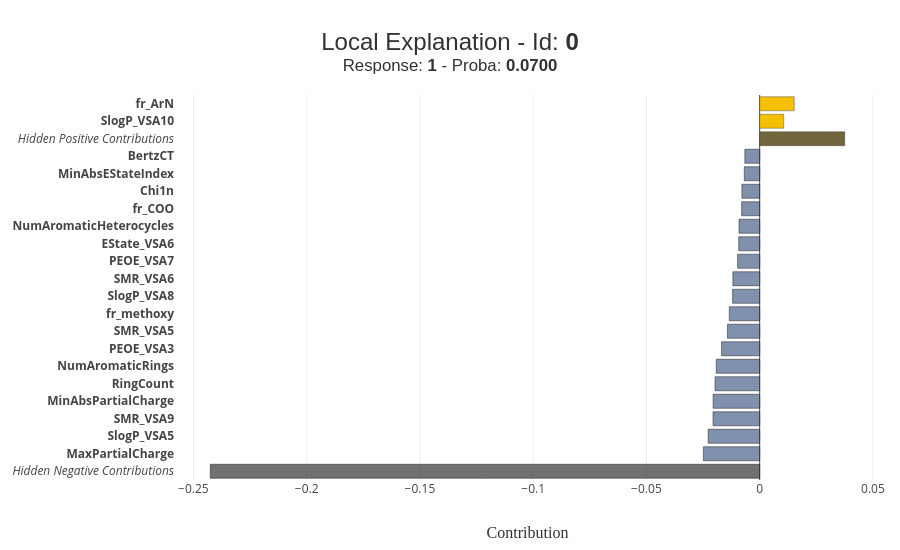

Notebook code for this chart:
### Code cell
xpl.plot.local_plot(index=non_dia_idx)

### Figure 1 — Plotly figure (JSON) as saved in the notebook; plotly's stock layout.template omitted (floating-point values rounded to 4 significant figures)
{"data": [{"customdata": ["<b>Hidden Negative Contributions</b>"], "hovertemplate": "%{customdata}<br />Contribution: %{x:.4f}<extra></extra>", "marker": {"color": "rgba(52, 55, 54, 0.7)", "line": {"color": "rgba(27, 28, 28, 1.0)", "width": 0.5}}, "orientation": "h", "showlegend": false, "type": "bar", "x": [-0.2426], "y": ["<i>Hidden Negative Contributions</i>"]}, {"customdata": ["<b>MaxPartialCharge :</b><br />1.398747505246894"], "hovertemplate": "%{customdata}<br />Contribution: %{x:.4f}<extra></extra>", "marker": {"color": "rgba(74, 99, 138, 0.7)", "line": {"color": "rgba(27, 28, 28, 1.0)", "width": 0.5}}, "orientation": "h", "showlegend": false, "type": "bar", "x": [-0.02485], "y": ["<b>MaxPartialCharge</b>"]}, {"customdata": ["<b>SlogP_VSA5 :</b><br />-1.047197248479018"], "hovertemplate": "%{customdata}<br />Contribution: %{x:.4f}<extra></extra>", "marker": {"color": "rgba(74, 99, 138, 0.7)", "line": {"color": "rgba(27, 28, 28, 1.0)", "width": 0.5}}, "orientation": "h", "showlegend": false, "type": "bar", "x": [-0.02274], "y": ["<b>SlogP_VSA5</b>"]}, {"customdata": ["<b>SMR_VSA9 :</b><br />1.1994388489956387"], "hovertemplate": "%{customdata}<br />Contribution: %{x:.4f}<extra></extra>", "marker": {"color": "rgba(74, 99, 138, 0.7)", "line": {"color": "rgba(27, 28, 28, 1.0)", "width": 0.5}}, "orientation": "h", "showlegend": false, "type": "bar", "x": [-0.0206], "y": ["<b>SMR_VSA9</b>"]}, {"customdata": ["<b>MinAbsPartialCharge :</b><br />1.5514939145202045"], "hovertemplate": "%{customdata}<br />Contribution: %{x:.4f}<extra></extra>", "marker": {"color": "rgba(74, 99, 138, 0.7)", "line": {"color": "rgba(27, 28, 28, 1.0)", "width": 0.5}}, "orientation": "h", "showlegend": false, "type": "bar", "x": [-0.02056], "y": ["<b>MinAbsPartialCharge</b>"]}, {"customdata": ["<b>RingCount :</b><br />0.7002384730621525"], "hovertemplate": "%{customdata}<br />Contribution: %{x:.4f}<extra></extra>", "marker": {"color": "rgba(74, 99, 138, 0.7)", "line": {"color": "rgba(27, 28, 28, 1.0)", "width": 0.5}}, "orientation": "h", "showlegend": false, "type": "bar", "x": [-0.01972], "y": ["<b>RingCount</b>"]}, {"customdata": ["<b>NumAromaticRings :</b><br />2.2719562957285717"], "hovertemplate": "%{customdata}<br />Contribution: %{x:.4f}<extra></extra>", "marker": {"color": "rgba(74, 99, 138, 0.7)", "line": {"color": "rgba(27, 28, 28, 1.0)", "width": 0.5}}, "orientation": "h", "showlegend": false, "type": "bar", "x": [-0.01917], "y": ["<b>NumAromaticRings</b>"]}, {"customdata": ["<b>PEOE_VSA3 :</b><br />4.605038874224762"], "hovertemplate": "%{customdata}<br />Contribution: %{x:.4f}<extra></extra>", "marker": {"color": "rgba(74, 99, 138, 0.7)", "line": {"color": "rgba(27, 28, 28, 1.0)", "width": 0.5}}, "orientation": "h", "showlegend": false, "type": "bar", "x": [-0.01683], "y": ["<b>PEOE_VSA3</b>"]}, {"customdata": ["<b>SMR_VSA5 :</b><br />-0.9911357782355613"], "hovertemplate": "%{customdata}<br />Contribution: %{x:.4f}<extra></extra>", "marker": {"color": "rgba(74, 99, 138, 0.7)", "line": {"color": "rgba(27, 28, 28, 1.0)", "width": 0.5}}, "orientation": "h", "showlegend": false, "type": "bar", "x": [-0.01424], "y": ["<b>SMR_VSA5</b>"]}, {"customdata": ["<b>fr_methoxy :</b><br />1.4012698247167532"], "hovertemplate": "%{customdata}<br />Contribution: %{x:.4f}<extra></extra>", "marker": {"color": "rgba(74, 99, 138, 0.7)", "line": {"color": "rgba(27, 28, 28, 1.0)", "width": 0.5}}, "orientation": "h", "showlegend": false, "type": "bar", "x": [-0.01343], "y": ["<b>fr_methoxy</b>"]}, {"customdata": ["<b>SlogP_VSA8 :</b><br />2.851331923405185"], "hovertemplate": "%{customdata}<br />Contribution: %{x:.4f}<extra></extra>", "marker": {"color": "rgba(74, 99, 138, 0.7)", "line": {"color": "rgba(27, 28, 28, 1.0)", "width": 0.5}}, "orientation": "h", "showlegend": false, "type": "bar", "x": [-0.01197], "y": ["<b>SlogP_VSA8</b>"]}, {"customdata": ["<b>SMR_VSA6 :</b><br />1.069443216038545"], "hovertemplate": "%{customdata}<br />Contribution: %{x:.4f}<extra></extra>", "marker": {"color": "rgba(74, 99, 138, 0.7)", "line": {"color": "rgba(27, 28, 28, 1.0)", "width": 0.5}}, "orientation": "h", "showlegend": false, "type": "bar", "x": [-0.01184], "y": ["<b>SMR_VSA6</b>"]}, {"customdata": ["<b>PEOE_VSA7 :</b><br />-0.7902247484589131"], "hovertemplate": "%{customdata}<br />Contribution: %{x:.4f}<extra></extra>", "marker": {"color": "rgba(74, 99, 138, 0.7)", "line": {"color": "rgba(27, 28, 28, 1.0)", "width": 0.5}}, "orientation": "h", "showlegend": false, "type": "bar", "x": [-0.009763], "y": ["<b>PEOE_VSA7</b>"]}, {"customdata": ["<b>EState_VSA6 :</b><br />2.2496691094010317"], "hovertemplate": "%{customdata}<br />Contribution: %{x:.4f}<extra></extra>", "marker": {"color": "rgba(74, 99, 138, 0.7)", "line": {"color": "rgba(27, 28, 28, 1.0)", "width": 0.5}}, "orientation": "h", "showlegend": false, "type": "bar", "x": [-0.009261], "y": ["<b>EState_VSA6</b>"]}, {"customdata": ["<b>NumAromaticHeterocycles :</b><br />3.6082927194710854"], "hovertemplate": "%{customdata}<br />Contribution: %{x:.4f}<extra></extra>", "marker": {"color": "rgba(74, 99, 138, 0.7)", "line": {"color": "rgba(27, 28, 28, 1.0)", "width": 0.5}}, "orientation": "h", "showlegend": false, "type": "bar", "x": [-0.00912], "y": ["<b>NumAromaticHeterocycles</b>"]}, {"customdata": ["<b>fr_COO :</b><br />-0.43720462735800425"], "hovertemplate": "%{customdata}<br />Contribution: %{x:.4f}<extra></extra>", "marker": {"color": "rgba(74, 99, 138, 0.7)", "line": {"color": "rgba(27, 28, 28, 1.0)", "width": 0.5}}, "orientation": "h", "showlegend": false, "type": "bar", "x": [-0.007968], "y": ["<b>fr_COO</b>"]}, {"customdata": ["<b>Chi1n :</b><br />0.204954384445792"], "hovertemplate": "%{customdata}<br />Contribution: %{x:.4f}<extra></extra>", "marker": {"color": "rgba(74, 99, 138, 0.7)", "line": {"color": "rgba(27, 28, 28, 1.0)", "width": 0.5}}, "orientation": "h", "showlegend": false, "type": "bar", "x": [-0.007862], "y": ["<b>Chi1n</b>"]}, {"customdata": ["<b>MinAbsEStateIndex :</b><br />-0.41042826202765126"], "hovertemplate": "%{customdata}<br />Contribution: %{x:.4f}<extra></extra>", "marker": {"color": "rgba(74, 99, 138, 0.7)", "line": {"color": "rgba(27, 28, 28, 1.0)", "width": 0.5}}, "orientation": "h", "showlegend": false, "type": "bar", "x": [-0.0068], "y": ["<b>MinAbsEStateIndex</b>"]}, {"customdata": ["<b>BertzCT :</b><br />1.3444653767316836"], "hovertemplate": "%{customdata}<br />Contribution: %{x:.4f}<extra></extra>", "marker": {"color": "rgba(74, 99, 138, 0.7)", "line": {"color": "rgba(27, 28, 28, 1.0)", "width": 0.5}}, "orientation": "h", "showlegend": false, "type": "bar", "x": [-0.006552], "y": ["<b>BertzCT</b>"]}, {"customdata": ["<b>Hidden Positive Contributions</b>"], "hovertemplate": "%{customdata}<br />Contribution: %{x:.4f}<extra></extra>", "marker": {"color": "rgba(113, 101, 59, 1.0)", "line": {"color": "rgba(52, 55, 54, 0.8)", "width": 0.5}}, "orientation": "h", "showlegend": false, "type": "bar", "x": [0.03755], "y": ["<i>Hidden Positive Contributions</i>"]}, {"customdata": ["<b>SlogP_VSA10 :</b><br />3.7984982275763195"], "hovertemplate": "%{customdata}<br />Contribution: %{x:.4f}<extra></extra>", "marker": {"color": "rgba(244, 192, 0, 1.0)", "line": {"color": "rgba(52, 55, 54, 0.8)", "width": 0.5}}, "orientation": "h", "showlegend": false, "type": "bar", "x": [0.01061], "y": ["<b>SlogP_VSA10</b>"]}, {"customdata": ["<b>fr_ArN :</b><br />6.871797604769111"], "hovertemplate": "%{customdata}<br />Contribution: %{x:.4f}<extra></extra>", "marker": {"color": "rgba(244, 192, 0, 1.0)", "line": {"color": "rgba(52, 55, 54, 0.8)", "width": 0.5}}, "orientation": "h", "showlegend": false, "type": "bar", "x": [0.01526], "y": ["<b>fr_ArN</b>"]}], "layout": {"barmode": "group", "height": 550, "hovermode": "closest", "margin": {"b": 70, "l": 150, "r": 20, "t": 95}, "title": {"font": {"color": "rgb(50, 50, 50)", "family": "Arial", "size": 24}, "text": "Local Explanation - Id: <b>0</b><br><sup>Response: <b>1</b> - Proba: <b>0.0700</b></sup>", "x": 0.5, "xanchor": "center", "y": 0.9091, "yanchor": "middle"}, "width": 900, "xaxis": {"title": {"font": {"color": "rgb(50, 50, 50)", "family": "Arial Black", "size": 16}, "text": "Contribution"}}, "yaxis": {"automargin": true, "dtick": 1, "title": {"font": {"color": "rgb(50, 50, 50)", "family": "Arial Black", "size": 16}}, "type": "category"}}}
